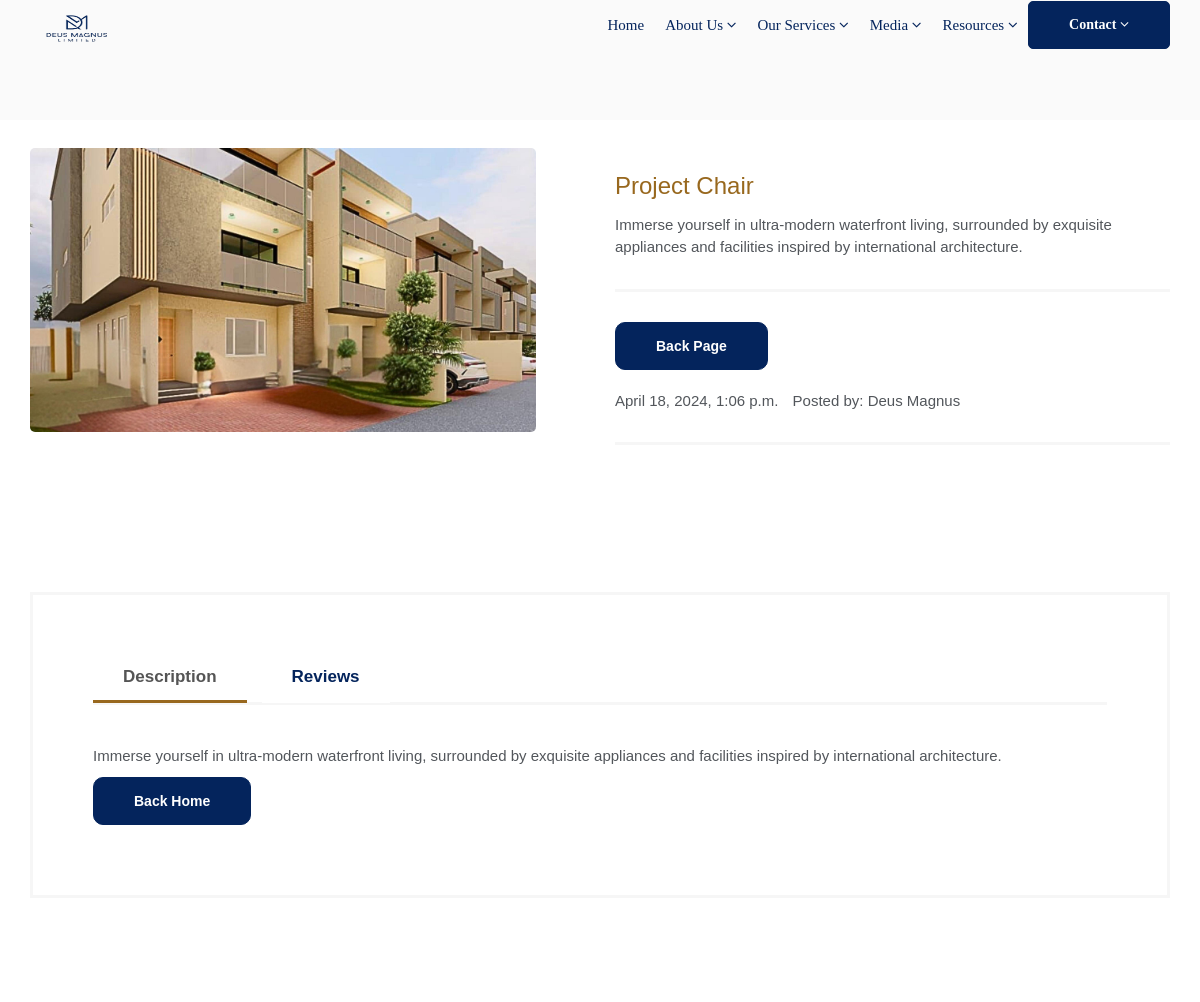
Before: /article2/1/ (upper part) with the older database file.
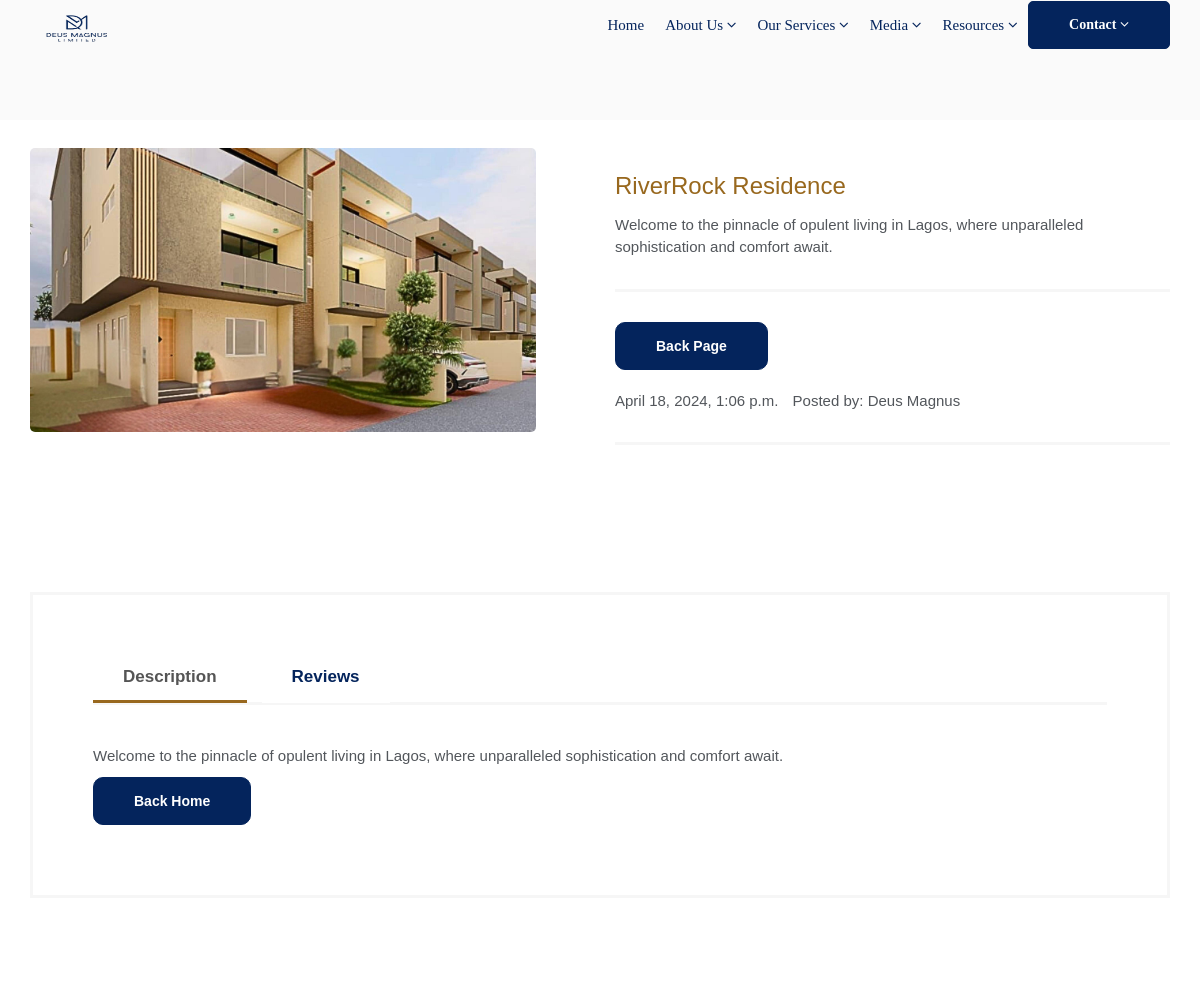
After: the same page with the newer database file.
### deus_magnus/models.py (models this page shows, shortened)
class SecondDeusMagnusMainPicturePost(models.Model):
    second_deus_magnus_title = models.CharField(max_length=255, blank=True, null=True)
    second_deus_magnus_description = models.TextField()
    second_deus_magnus_slug = models.SlugField (max_length=255,blank=True, null=True)
    second_deus_magnus_img = models.ImageField(upload_to='images/')
    second_deus_magnus_publish_date = models.DateTimeField (auto_now_add= True)
    second_deus_magnus_author = models.ForeignKey(User, on_delete=models.CASCADE)
    class Meta:
        ordering =['second_deus_magnus_publish_date']

### deus_magnus/views.py (the view, shortened to what this page needs)
# urls.py: path('article2/<int:pk>/', SecondConstructionDetailViewArticleDetailView.as_view(), name="second_detail"),
class SecondConstructionDetailViewArticleDetailView(DetailView):
    model = SecondDeusMagnusMainPicturePost
    template_name = 'deus_magnus/second_article_detail.html'
    context_object_name = 'second_construction'
    def get_context_data(self, **kwargs):
        context = super().get_context_data(**kwargs)
        context['subs'] = SubPicture_1.objects.all()
        return context

### templates/deus_magnus/second_article_detail.html (shortened to what this page needs)
{% extends "base.html" %}
{% load static %}
{% block content%}
<br><br><br>
<section class="section">
    <div class="container">
        <div class=" ">
            <div class="row">
                <div class="col-md-6 shop-media">
                    <div class="row">
                        <div class="col-md-11">
                            <div class="image-wrap entry">
                                {% if object.second_deus_magnus_img %}
                                <img src="{{ object.second_deus_magnus_img.url }}"style="border-radius:5px;" alt="" class="img-responsive">
                                {% endif %}
                            </div>
                        </div>
                    </div>
                </div>
                <div class="col-md-6">
                    <div class="shop-desc">
                        <h3 style="color: #98681e;">{{ object.second_deus_magnus_title }}</h3>
                        <p>{{ object.second_deus_magnus_description }}</p>
                        <div class="shop-meta">
                            <div class="btn-wrapper">
                                <a href=""onclick="history.back(); return false;" class="btn btn-primary"style="border-radius: 10px;">Back Page</a>
                            </div>
                            <ul class="list-inline">
                                <li>{{ object.second_deus_magnus_publish_date }}</li>
                                <li>Posted by: Deus Magnus</li>
                            </ul>
                        </div>
                    </div>
                </div>
            </div>
            <div class="row">
                <div class="col-md-12">
                    <div class="shop-extra">
                        <ul class="nav nav-tabs">
                            <li class="active"><a data-toggle="tab" href="#home">Description</a></li>
                            <li><a data-toggle="tab" href="#menu2">Reviews</a></li>
                        </ul>
                        <div class="tab-content">
                            <div id="home" class="tab-pane fade in active">
                                <p>{{ object.second_deus_magnus_description }}</p>
                                <a href="{% url 'home' %}" class="btn btn-primary"style="border-radius: 10px;">Back Home</a>
                            </div>
                        </div>
                    </div>
                </div>
            </div>
    </div>
</section>
{% endblock %}

Changed rows visible on the page:
changed SecondDeusMagnusMainPicturePost: second_deus_magnus_title "Project Chair" → "RiverRock Residence"; second_deus_magnus_description "Immerse yourself in ultra-modern waterfront living, surrounded by exquisite appliances and facilities inspired by international architecture." → "Welcome to the pinnacle of opulent living in Lagos, where unparalleled sophistication and comfort await."
